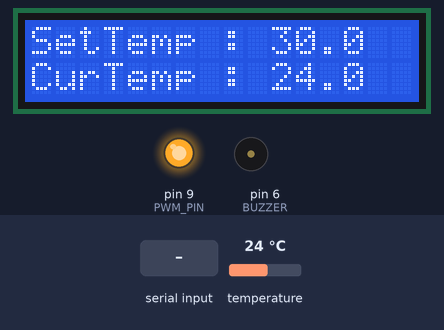
Recording of a sketch running on a simulated Arduino Uno, built with avr-gcc and run on an emulated ATmega328P. Parts: 16×2 character LCD, output pins drawn as LEDs (lit = HIGH), buzzer (waves = sounding). The test bench sets the inputs (shaded band); at power-on: temperature 24 °C. What the sketch prints to the serial monitor is not drawn.

Above: at 1.2 s.
1.3 s: "SET" received over the second serial link
At 1.7 s:
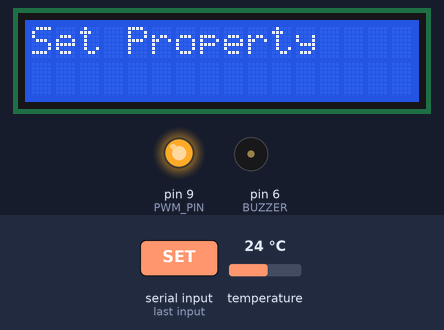
4.3 s: temperature set to 12 °C
At 4.7 s:
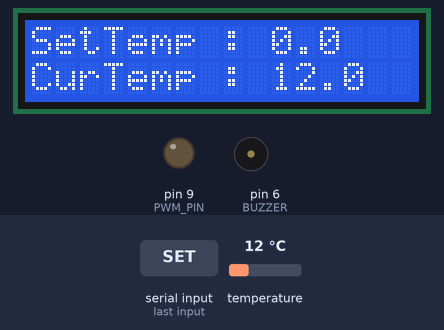
5.8 s: temperature set to 19 °C
At 6.7 s:
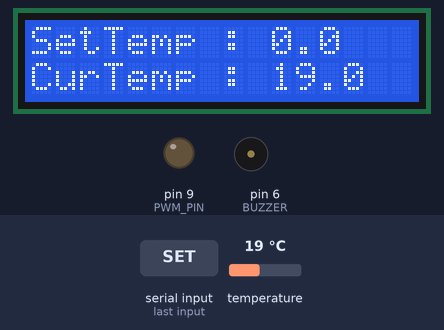
7.3 s: temperature set to 28 °C
At 7.8 s:
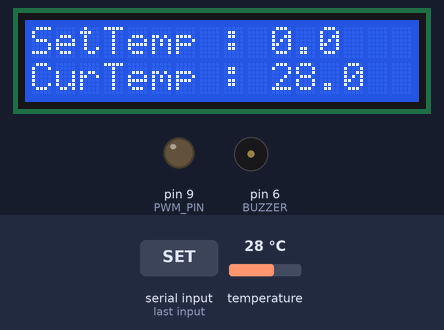
Timing chart, 0 to 10.3 s (numbered marks = the images above; inputs shaded):
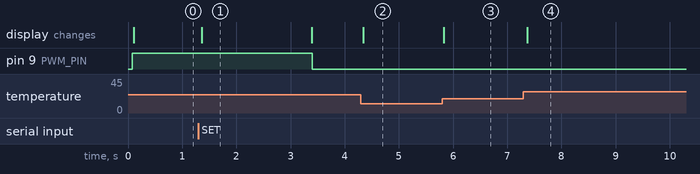

The sketch:

tempController.ino
```cpp
#include <Adafruit_Sensor.h>
#include <DHT_U.h>
#include <DHT.h>

#include <LiquidCrystal_I2C.h>
#include <SoftwareSerial.h>

#define DHTPIN            12         // DHT sensor to pin 12.
#define DHTTYPE            DHT11     // DHT 11.

#define BUZZER		6
#define BUZZER_NOTE	2093

#define PWM_PIN		9

#define BLUETOOTH_TX 2
#define BLUETOOTH_RX 3

#define SEP '|'	//구분자

DHT_Unified dht(DHTPIN, DHTTYPE);
uint32_t delayMS;
SoftwareSerial bluetoothSerial(BLUETOOTH_TX, BLUETOOTH_RX);

float pre_delay_buzzer_time = 1.0;	//버저가 울리기 전 기다리는 시간(초 단위)
float buzzer_time = 0.25;	//버저 출력 시간
float set_temp = 30.0;		//설정한 온도
float cur_temp = 0.0;		//현재 온도
bool simulated = false;		//현재 온도 시뮬레이션
bool on = true;				//프로그램 on 상태

LiquidCrystal_I2C lcd(0x27, 16, 2);  // Set the LCD I2C address. Use 16-kan2 line LCD.
									// Put the scanned address instead of 0x27.

void LCD_Init()
{
	lcd.init();
	lcd.backlight();                //  Turn on the backlight. (lcd.noBacklight() turns off the backlight.)
}

void LCD_Write(uint8_t column, uint8_t line, const char* prn)
{
	lcd.setCursor(column, line);                 // first line first column
	lcd.print(prn);
}

void Pre_Delay_Buzzer()
{
	unsigned long delayTime = (unsigned long)(pre_delay_buzzer_time * 1000);
	delay(delayTime);

}

void Buzzer()	//시간만큼 부저가 울린다.
{
	int sec = (int)(1000 * buzzer_time);

	tone(BUZZER, BUZZER_NOTE, sec);       //Connect the Piezo buzzer to No. 6
	int pauseBetweenNotes = sec * 1.30;          //phonetic delimiting
	delay(pauseBetweenNotes);                           //delay
	noTone(BUZZER);
}

int calcAnalogValueCurrentPerMax(float current, float max)		// 1.0 / 5.0
{
	int retValue = (int)(255 * (current / max));
	return retValue;
}

float GetTemp()
{
	delay(delayMS);
	sensors_event_t event;
	dht.temperature().getEvent(&event);  // Get temperature event and print its value.

	if (isnan(event.temperature)) {
		Serial.println("Error reading temperature!");
		return 0.0;
	}
	else
	{
		/*
		Serial.print("Temperature: ");
		Serial.print(event.temperature);
		Serial.println(" *C");
		*/

		return event.temperature;
	}
}

String GetBluetoothMsg()
{
	String retString = "";
	while (bluetoothSerial.available())
	{
		char myChar = (char)bluetoothSerial.read();
		retString += myChar;
		delay(5);
	}
	return retString;
}

//블루투스 처리
void Proc_Bluetooth()
{
	String bluetooth_msg = GetBluetoothMsg();
	if (!bluetooth_msg.equals(""))
	{
		Serial.print("Recv From Bluetooth : ");
		Serial.println(bluetooth_msg);

		String cmd = Split(bluetooth_msg, 0);

		Serial.println(cmd);
		if (cmd == "GET")
		{
			String writeData = "";
			writeData += set_temp;
			writeData += SEP;
			writeData += cur_temp;
			writeData += SEP;
			writeData += pre_delay_buzzer_time;
			writeData += SEP;
			writeData += buzzer_time;

			Serial.print("Send To Bluetooth : ");
			Serial.println(writeData);

			bluetoothSerial.write(writeData.c_str());
		}
		else if (cmd == "SET")
		{
			simulated = Split(bluetooth_msg, 1).toInt() == 1;
			set_temp = Split(bluetooth_msg, 2).toFloat();

			if(simulated)
				cur_temp = Split(bluetooth_msg, 3).toFloat();

			pre_delay_buzzer_time = Split(bluetooth_msg, 4).toFloat();
			buzzer_time = Split(bluetooth_msg, 5).toFloat();

			lcd.clear();
			LCD_Write(0, 0, "Set Property");
			delay(2000);
			lcd.clear();
		}
	}
}

//온도에 따라 액션
void Action_Temp(float diff_temp)
{
	if (on)
	{
		//온도에 따른 액션
		if (diff_temp <= 0)
		{
			Pre_Delay_Buzzer();
			Buzzer();

			on = false;	//종료
			analogWrite(PWM_PIN, 0);
			delay(100);
		}
		else if (diff_temp <= 5.0)
		{
			int pmwPower = calcAnalogValueCurrentPerMax(diff_temp, 5.0);
			analogWrite(PWM_PIN, pmwPower);
			delay(100);
		}
		else
		{
			analogWrite(PWM_PIN, 255);
		}
	}
}


//String Split
String Split(String data, int index)
{
	String copy = data;
	for (int i = 0; i <= index; i++)
	{
		int nIndex = copy.indexOf(SEP);
		if (-1 != nIndex)
		{
			String cur = copy.substring(0, nIndex);
			if (i == index)
				return cur;

			copy = copy.substring(nIndex + 1);
		}
		else
		{
			if (i == index)
				return copy;
			else
				return "";
		}
	}
}

// The setup() function runs once each time the micro-controller starts
void setup()
{
	Serial.begin(9600);
	bluetoothSerial.begin(9600);

	dht.begin();

	LCD_Init();

	pinMode(PWM_PIN, OUTPUT);

	// 센서 정보
	sensor_t sensor;
	dht.temperature().getSensor(&sensor);
	delayMS = sensor.min_delay / 1000;

	/*
	Serial.print(sensor.max_value); Serial.print(" *C");
	Serial.println(sensor.min_delay);
	*/
}

// Add the main program code into the continuous loop() function
void loop()
{
	if (!simulated)
		cur_temp = GetTemp();

	float diff_temp = set_temp - cur_temp;

	if (!on && diff_temp > 5.0)
		on = true;

	Proc_Bluetooth();
	Action_Temp(diff_temp);

	LCD_Write(0, 0, "SetTemp : ");
	lcd.print(set_temp, 1);

	LCD_Write(0, 1, "CurTemp : ");
	lcd.print(cur_temp, 1);
}
```

Measured:
- after the input at 1.3 s, pin 9 (PWM_PIN): HIGH → LOW after 2.1 s; the display: changes after 0.06 s (image 1)
- after the input at 4.3 s, the display: changes at once (image 2)
- after the input at 5.8 s, the display: changes at once (image 3)
- after the input at 7.3 s, the display: changes after 0.07 s (image 4)
- what the display in image 1 shows lasts 2.0 s, from 1.4 s to 3.4 s
